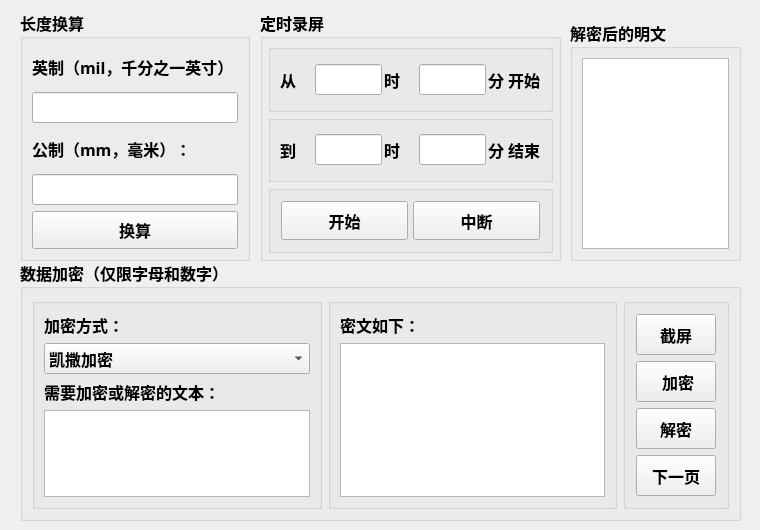
<?xml version="1.0" encoding="UTF-8"?>
<ui version="4.0">
 <class>MainWindow</class>
 <widget class="QMainWindow" name="MainWindow">
  <property name="geometry">
   <rect>
    <x>0</x>
    <y>0</y>
    <width>760</width>
    <height>530</height>
   </rect>
  </property>
  <property name="minimumSize">
   <size>
    <width>760</width>
    <height>530</height>
   </size>
  </property>
  <property name="maximumSize">
   <size>
    <width>760</width>
    <height>530</height>
   </size>
  </property>
  <property name="font">
   <font>
    <family>微软雅黑</family>
    <pointsize>12</pointsize>
   </font>
  </property>
  <property name="windowTitle">
   <string>工科辅助设计软件</string>
  </property>
  <property name="iconSize">
   <size>
    <width>64</width>
    <height>64</height>
   </size>
  </property>
  <widget class="QWidget" name="centralwidget">
   <widget class="QGroupBox" name="groupBox_4">
    <property name="geometry">
     <rect>
      <x>20</x>
      <y>10</y>
      <width>230</width>
      <height>251</height>
     </rect>
    </property>
    <property name="font">
     <font>
      <weight>75</weight>
      <bold>true</bold>
     </font>
    </property>
    <property name="title">
     <string>长度换算</string>
    </property>
    <layout class="QVBoxLayout" name="verticalLayout_5">
     <item>
      <widget class="QLabel" name="label_7">
       <property name="font">
        <font>
         <pointsize>12</pointsize>
        </font>
       </property>
       <property name="text">
        <string>英制（mil，千分之一英寸）：</string>
       </property>
      </widget>
     </item>
     <item>
      <widget class="QLineEdit" name="milEdit"/>
     </item>
     <item>
      <widget class="QLabel" name="label_8">
       <property name="font">
        <font>
         <pointsize>12</pointsize>
        </font>
       </property>
       <property name="text">
        <string>公制（mm，毫米）：</string>
       </property>
      </widget>
     </item>
     <item>
      <widget class="QLineEdit" name="mmEdit"/>
     </item>
     <item>
      <widget class="QPushButton" name="conversionButton">
       <property name="sizePolicy">
        <sizepolicy hsizetype="Minimum" vsizetype="Minimum">
         <horstretch>0</horstretch>
         <verstretch>0</verstretch>
        </sizepolicy>
       </property>
       <property name="text">
        <string>换算</string>
       </property>
      </widget>
     </item>
    </layout>
   </widget>
   <widget class="QGroupBox" name="groupBox_2">
    <property name="geometry">
     <rect>
      <x>20</x>
      <y>260</y>
      <width>721</width>
      <height>261</height>
     </rect>
    </property>
    <property name="font">
     <font>
      <weight>75</weight>
      <bold>true</bold>
     </font>
    </property>
    <property name="title">
     <string>数据加密（仅限字母和数字）</string>
    </property>
    <layout class="QHBoxLayout" name="horizontalLayout">
     <item>
      <widget class="QGroupBox" name="groupBox">
       <property name="font">
        <font>
         <weight>75</weight>
         <bold>true</bold>
        </font>
       </property>
       <property name="title">
        <string/>
       </property>
       <layout class="QVBoxLayout" name="verticalLayout_3">
        <item>
         <widget class="QLabel" name="label">
          <property name="font">
           <font>
            <pointsize>12</pointsize>
           </font>
          </property>
          <property name="text">
           <string>加密方式：</string>
          </property>
         </widget>
        </item>
        <item>
         <widget class="QComboBox" name="jiamifangshi">
          <item>
           <property name="text">
            <string>凯撒加密</string>
           </property>
          </item>
          <item>
           <property name="text">
            <string>DES加密</string>
           </property>
          </item>
          <item>
           <property name="text">
            <string>RSA加密</string>
           </property>
          </item>
         </widget>
        </item>
        <item>
         <widget class="QLabel" name="label_3">
          <property name="font">
           <font>
            <pointsize>12</pointsize>
           </font>
          </property>
          <property name="text">
           <string>需要加密或解密的文本：</string>
          </property>
         </widget>
        </item>
        <item>
         <widget class="QTextEdit" name="m1Text"/>
        </item>
       </layout>
      </widget>
     </item>
     <item>
      <widget class="QGroupBox" name="groupBox_9">
       <property name="title">
        <string/>
       </property>
       <layout class="QVBoxLayout" name="verticalLayout_4">
        <item>
         <widget class="QLabel" name="label_2">
          <property name="font">
           <font>
            <pointsize>12</pointsize>
           </font>
          </property>
          <property name="text">
           <string>密文如下：</string>
          </property>
         </widget>
        </item>
        <item>
         <widget class="QTextEdit" name="m2Text"/>
        </item>
       </layout>
      </widget>
     </item>
     <item>
      <widget class="QGroupBox" name="group1">
       <layout class="QVBoxLayout" name="verticalLayout">
        <property name="sizeConstraint">
         <enum>QLayout::SetDefaultConstraint</enum>
        </property>
        <property name="leftMargin">
         <number>10</number>
        </property>
        <property name="topMargin">
         <number>10</number>
        </property>
        <property name="rightMargin">
         <number>10</number>
        </property>
        <property name="bottomMargin">
         <number>10</number>
        </property>
        <item>
         <widget class="QPushButton" name="screencutButton">
          <property name="sizePolicy">
           <sizepolicy hsizetype="Minimum" vsizetype="Minimum">
            <horstretch>0</horstretch>
            <verstretch>0</verstretch>
           </sizepolicy>
          </property>
          <property name="text">
           <string>截屏</string>
          </property>
         </widget>
        </item>
        <item>
         <widget class="QPushButton" name="jiaButton">
          <property name="sizePolicy">
           <sizepolicy hsizetype="Minimum" vsizetype="Minimum">
            <horstretch>0</horstretch>
            <verstretch>0</verstretch>
           </sizepolicy>
          </property>
          <property name="text">
           <string> 加密</string>
          </property>
         </widget>
        </item>
        <item>
         <widget class="QPushButton" name="jieButton">
          <property name="sizePolicy">
           <sizepolicy hsizetype="Minimum" vsizetype="Minimum">
            <horstretch>0</horstretch>
            <verstretch>0</verstretch>
           </sizepolicy>
          </property>
          <property name="text">
           <string>解密</string>
          </property>
         </widget>
        </item>
        <item>
         <widget class="QPushButton" name="moreButton">
          <property name="sizePolicy">
           <sizepolicy hsizetype="Minimum" vsizetype="Minimum">
            <horstretch>0</horstretch>
            <verstretch>0</verstretch>
           </sizepolicy>
          </property>
          <property name="text">
           <string>下一页</string>
          </property>
         </widget>
        </item>
       </layout>
      </widget>
     </item>
    </layout>
   </widget>
   <widget class="QGroupBox" name="groupBox_3">
    <property name="geometry">
     <rect>
      <x>570</x>
      <y>20</y>
      <width>171</width>
      <height>241</height>
     </rect>
    </property>
    <property name="font">
     <font>
      <weight>75</weight>
      <bold>true</bold>
     </font>
    </property>
    <property name="title">
     <string>解密后的明文</string>
    </property>
    <layout class="QVBoxLayout" name="verticalLayout_6">
     <item>
      <widget class="QTextEdit" name="m3Text">
       <property name="sizePolicy">
        <sizepolicy hsizetype="Preferred" vsizetype="Preferred">
         <horstretch>0</horstretch>
         <verstretch>0</verstretch>
        </sizepolicy>
       </property>
      </widget>
     </item>
    </layout>
   </widget>
   <widget class="QGroupBox" name="groupBox_5">
    <property name="geometry">
     <rect>
      <x>260</x>
      <y>10</y>
      <width>301</width>
      <height>251</height>
     </rect>
    </property>
    <property name="font">
     <font>
      <weight>75</weight>
      <bold>true</bold>
     </font>
    </property>
    <property name="title">
     <string>定时录屏</string>
    </property>
    <layout class="QVBoxLayout" name="verticalLayout_2">
     <property name="spacing">
      <number>3</number>
     </property>
     <property name="leftMargin">
      <number>5</number>
     </property>
     <property name="topMargin">
      <number>5</number>
     </property>
     <property name="rightMargin">
      <number>5</number>
     </property>
     <property name="bottomMargin">
      <number>5</number>
     </property>
     <item>
      <widget class="QGroupBox" name="groupBox_6">
       <property name="title">
        <string/>
       </property>
       <layout class="QHBoxLayout" name="horizontalLayout_8" stretch="1,2,1,2,1">
        <property name="spacing">
         <number>2</number>
        </property>
        <item>
         <widget class="QLabel" name="label_9">
          <property name="text">
           <string>从</string>
          </property>
         </widget>
        </item>
        <item>
         <widget class="QLineEdit" name="hour1">
          <property name="sizePolicy">
           <sizepolicy hsizetype="Ignored" vsizetype="Fixed">
            <horstretch>0</horstretch>
            <verstretch>0</verstretch>
           </sizepolicy>
          </property>
         </widget>
        </item>
        <item>
         <widget class="QLabel" name="label_10">
          <property name="text">
           <string>时</string>
          </property>
         </widget>
        </item>
        <item>
         <widget class="QLineEdit" name="minute1">
          <property name="sizePolicy">
           <sizepolicy hsizetype="Ignored" vsizetype="Fixed">
            <horstretch>0</horstretch>
            <verstretch>0</verstretch>
           </sizepolicy>
          </property>
         </widget>
        </item>
        <item>
         <widget class="QLabel" name="label_11">
          <property name="text">
           <string>分 开始</string>
          </property>
         </widget>
        </item>
       </layout>
      </widget>
     </item>
     <item>
      <widget class="QGroupBox" name="groupBox_7">
       <property name="title">
        <string/>
       </property>
       <layout class="QHBoxLayout" name="horizontalLayout_9" stretch="1,2,1,2,1">
        <property name="spacing">
         <number>2</number>
        </property>
        <item>
         <widget class="QLabel" name="label_12">
          <property name="text">
           <string>到</string>
          </property>
         </widget>
        </item>
        <item>
         <widget class="QLineEdit" name="hour2">
          <property name="sizePolicy">
           <sizepolicy hsizetype="Ignored" vsizetype="Fixed">
            <horstretch>0</horstretch>
            <verstretch>0</verstretch>
           </sizepolicy>
          </property>
         </widget>
        </item>
        <item>
         <widget class="QLabel" name="label_13">
          <property name="text">
           <string>时</string>
          </property>
         </widget>
        </item>
        <item>
         <widget class="QLineEdit" name="minute2">
          <property name="sizePolicy">
           <sizepolicy hsizetype="Ignored" vsizetype="Fixed">
            <horstretch>0</horstretch>
            <verstretch>0</verstretch>
           </sizepolicy>
          </property>
         </widget>
        </item>
        <item>
         <widget class="QLabel" name="label_14">
          <property name="text">
           <string>分 结束</string>
          </property>
         </widget>
        </item>
       </layout>
      </widget>
     </item>
     <item>
      <widget class="QGroupBox" name="groupBox_8">
       <layout class="QHBoxLayout" name="horizontalLayout_10">
        <property name="spacing">
         <number>5</number>
        </property>
        <property name="leftMargin">
         <number>10</number>
        </property>
        <property name="topMargin">
         <number>10</number>
        </property>
        <property name="rightMargin">
         <number>10</number>
        </property>
        <property name="bottomMargin">
         <number>10</number>
        </property>
        <item>
         <widget class="QPushButton" name="startButton">
          <property name="sizePolicy">
           <sizepolicy hsizetype="Minimum" vsizetype="Minimum">
            <horstretch>0</horstretch>
            <verstretch>0</verstretch>
           </sizepolicy>
          </property>
          <property name="text">
           <string>开始</string>
          </property>
         </widget>
        </item>
        <item>
         <widget class="QPushButton" name="endButton">
          <property name="sizePolicy">
           <sizepolicy hsizetype="Minimum" vsizetype="Minimum">
            <horstretch>0</horstretch>
            <verstretch>0</verstretch>
           </sizepolicy>
          </property>
          <property name="text">
           <string>中断</string>
          </property>
         </widget>
        </item>
       </layout>
      </widget>
     </item>
    </layout>
   </widget>
  </widget>
 </widget>
 <resources/>
 <connections/>
</ui>
